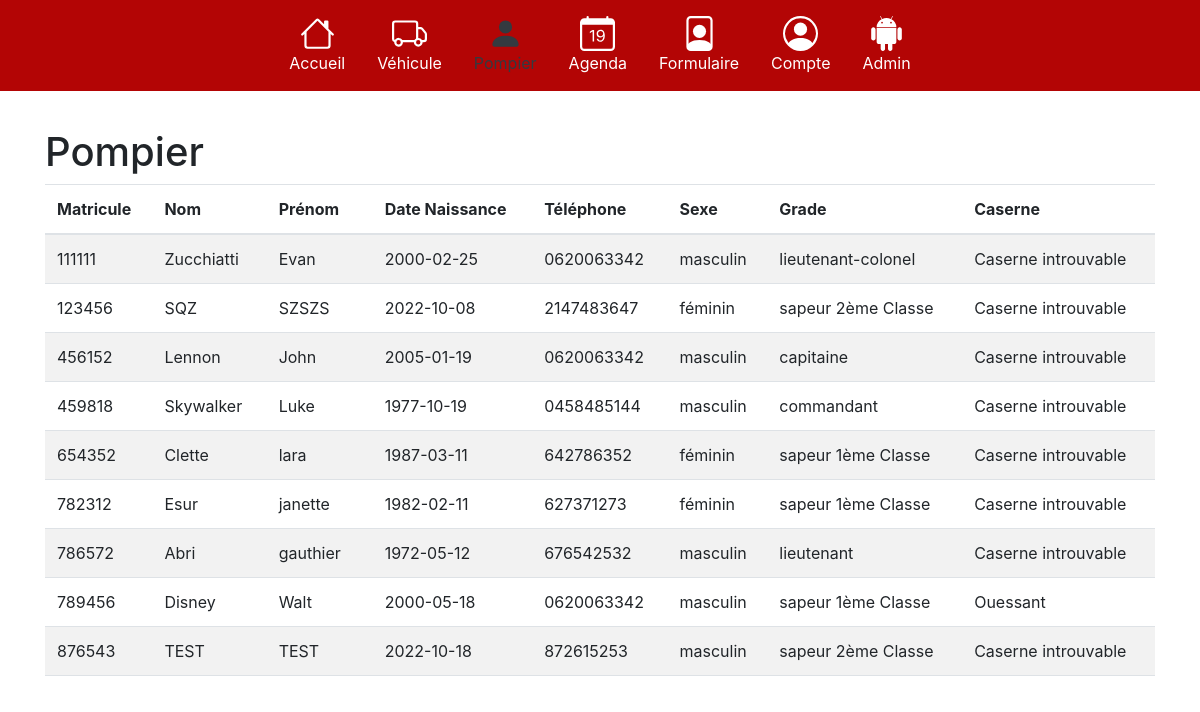
Page /pages/pompier.php (signed in) on the committed database.
### tables this page shows
CREATE TABLE `pompier` (
  `Matricule` int(11) NOT NULL,
  `Nom` varchar(255) DEFAULT NULL,
  `Prénom` varchar(255) DEFAULT NULL,
  `DateNaiss` date DEFAULT NULL,
  `Tel` varchar(20) DEFAULT NULL,
  `Sexe` varchar(10) DEFAULT NULL,
  `id` int(11) DEFAULT NULL,
  PRIMARY KEY (`Matricule`),
  KEY `id` (`id`),
  CONSTRAINT `pompier_ibfk_1` FOREIGN KEY (`id`) REFERENCES `grade` (`id`)
);

CREATE TABLE `grade` (
  `id` int(11) NOT NULL,
  `libellé` varchar(255) DEFAULT NULL,
  PRIMARY KEY (`id`)
);

CREATE TABLE `caserne` (
  `id` int(11) NOT NULL,
  `Nom` varchar(255) DEFAULT NULL,
  PRIMARY KEY (`id`)
);

### classes/PompierManager.class.php (called while the page is built, shortened)
<?php
class PompierManager
{
    private $_db;
    public function getPompier(){
        $requete = $this->_db->prepare("SELECT * FROM pompier");
        $requete->execute();
        $PompierInfo = $requete->fetchAll(PDO::FETCH_ASSOC);
        return $PompierInfo;
    }
    public function setDB(PDO $db)
    {
        $this->_db = $db;
    }
}
?>

### classes/GradeManager.class.php (called while the page is built, shortened)
<?php
class GradeManager
{
    private $_db;
    public function getGradeId($id)
    {
        $q = $this->_db->prepare('SELECT libellé FROM grade WHERE id = :id');
        $q->bindValue(':id', $id, PDO::PARAM_INT);
        $q->execute();
        $resultat = $q->fetch(PDO::FETCH_ASSOC);
        if ($resultat) {
            return $resultat['libellé'];
        } else {
            return "Grade introuvable";
        }
    }
    public function setDB(PDO $db)
    {
        $this->_db = $db;
    }
}
?>

### classes/AffectationManager.class.php (called while the page is built, shortened)
<?php
class AffectationManager
{
    private $_db;
    public function getAffectationRecente($Matricule)
    {
        $q = $this->_db->prepare('SELECT id FROM affectation WHERE Matricule = :matricule ORDER BY date DESC LIMIT 1');
        $q->bindValue(':matricule', $Matricule, PDO::PARAM_INT);
        $q->execute();
        $AffectationInfo = $q->fetchAll(PDO::FETCH_ASSOC);
        return $AffectationInfo;
    }
    public function setDB(PDO $db)
    {
        $this->_db = $db;
    }
}
?>

### classes/CaserneManager.class.php (called while the page is built, shortened)
<?php
class CaserneManager
{
    private $_db;
    public function getCaserneId($id)
    {
        $q = $this->_db->prepare('SELECT Nom FROM caserne WHERE id = :id');
        $q->bindValue(':id', $id, PDO::PARAM_INT);
        $q->execute();
        $resultat = $q->fetch(PDO::FETCH_ASSOC);
        if ($resultat) {
            return $resultat['Nom'];
        } else {
            return "Caserne introuvable";
        }
    }
    public function setDB(PDO $db)
    {
        $this->_db = $db;
    }
}
?>

### pages/pompier.php (the view, shortened to what this page needs)
<?php
include("../include/entete.inc.php");
?>
<?php
if (isset($_SESSION['login']) && $_SESSION['login'] == true ) {
    ?>
    <div class="container mt-5">
        <h1>Pompier</h1>
        <div class="table-responsive scrollable-table">
            <table class="table table-striped ">
                <thead>
                    <tr>
                        <th>Matricule</th>
                        <th>Nom</th>
                        <th>Prénom</th>
                        <th>Date Naissance</th>
                        <th>Téléphone</th>
                        <th>Sexe</th>
                        <th>Grade</th>
                        <th>Caserne</th>
                    </tr>
                </thead>
                <tbody id="pompierTableau">
                    <?php
                    $tableauPompier=$pompierManager->getPompier();
                    foreach ($tableauPompier as $pompier) {
                        echo "<tr>";
                        echo "<td>" . $pompier['Matricule'] . "</td>";
                        echo "<td>" . $pompier['Nom'] . "</td>";
                        echo "<td>" . $pompier['Prénom'] . "</td>";
                        echo "<td>" . $pompier['DateNaiss'] . "</td>";
                        echo "<td>" . $pompier['Tel'] . "</td>";
                        echo "<td>" . $pompier['Sexe'] . "</td>";
                        echo "<td>" . $gradeManager->getGradeId($pompier['id']) . "</td>";
                        echo "<td>" . $caserneManager->getCaserneId($affactationManager->getAffectationRecente($pompier['Matricule'])) . "</td>";
                        echo "</tr>";
                    }
                    ?>
                </tbody>
            </table>
        </div>
    </div>
    <?php
} else {
    header('Location: ../pages/accueil.php');
}
?>
<?php
      include ("../include/piedDePage.inc.php");
?>

### include/entete.inc.php (shortened to what this page needs)
<?php
  require_once ('connection.inc.php');
  $gradeManager = new GradeManager($db);
  $caserneManager = new CaserneManager($db);
  $pompierManager = new PompierManager($db);
  $affactationManager = new AffectationManager($db);
?>
<!DOCTYPE html>
<html>
<head>
	<link href="../bootstrap/css/bootstrap.css" rel="stylesheet">
  <link href="../bootstrap/css/style.css" rel="stylesheet">
</head>
<body>
  <header>
    <?php include ("menu.inc.php"); ?>
  </header>

### include/menu.inc.php (shortened to what this page needs)
<nav class="navbar navbar-expand-md navbar-dark fixed-top ">
    <?php $nomFichier=basename($_SERVER['SCRIPT_NAME']) ?>
    <div class="collapse navbar-collapse justify-content-center" id="navbarCollapse">
        <ul class="navbar-nav ">
            <li class="nav-item text-center  ">
                    <a class="nav-link <?php if ($nomFichier==="accueil.php") { echo 'text-dark'; } else {echo 'text-white';}?>" data-toggle="" href="../pages/accueil.php">
                        <div>Accueil</div>
                    </a>
                </li>
            <?php if (isset($_SESSION['login']) && $_SESSION['login'] == true): ?>
                <li class="nav-item text-center ml-3">
                    <a class="nav-link <?php if ($nomFichier==="lesVehicules.php" || $nomFichier === "vehicule.php" || $nomFichier === "ajout_Vehicule.php" || $nomFichier === "modification_Engin.php" || $nomFichier === "suppression_Engin.php" || $nomFichier === "gestionVehicule.php" || $nomFichier === "ajoutVehiculeCaserne.php" || $nomFichier === "suppressionVehiculeCaserne.php") { echo 'text-dark'; } else {echo 'text-white';}?>" data-toggle="" href="../pages/lesVehicules.php">
                        <div>Véhicule</div>
                    </a>
                </li>
                <li class="nav-item text-center ml-3">
                    <a class="nav-link <?php if ($nomFichier==="pompier.php") { echo 'text-dark'; } else {echo 'text-white';}?>" href="../pages/pompier.php">
                        <svg xmlns="http://www.w3.org/2000/svg" width="35" height="35" fill="currentColor" class="bi bi-person-fill" viewBox="0 0 16 16">
                            <path d="M3 14s-1 0-1-1 1-4 6-4 6 3 6 4-1 1-1 1zm5-6a3 3 0 1 0 0-6 3 3 0 0 0 0 6"/>
                        </svg>
                        <div>Pompier</div>
                    </a>
                </li>
                <li class="nav-item text-center ml-3">
                    <a class="nav-link <?php if ($nomFichier==="agenda.php") { echo 'text-dark'; } else {echo 'text-white';}?>" href="#">
                        <div>Agenda</div>
                    </a>
                </li>
                <li class="nav-item text-center ml-3">
                    <a class="nav-link <?php if ($nomFichier==="formulaire.php") { echo 'text-dark'; } else {echo 'text-white';}?>" data-toggle="" href="../pages/formulaire.php">
                        <div>Formulaire</div>
                    </a>
                </li>
                <li class="nav-item dropdown text-center ml-3 ">
                    <a class="nav-link text-white" data-toggle="dropdown">
                        <div>Compte</div>
                    </a>
                </li>
            <?php endif; ?>
            <?php if (isset($_SESSION['login'], $_SESSION['TypeUtilisateur']) && $_SESSION['login'] === true && $_SESSION['TypeUtilisateur'] === "admin"): ?>
                <li class="nav-item text-center ml-3">
                    <a class="nav-link  <?php if ($nomFichier==="admin.php") { echo 'text-dark'; } else {echo 'text-white';}?> " href="../pages/admin.php">
                        <div>Admin</div>
                    </a>
                </li>
            <?php endif; ?>
        </ul>
    </div>
</nav>

### include/piedDePage.inc.php (shortened to what this page needs)
</body>
</html>

### rows in the picture
pompier: Matricule "111111", Nom "Zucchiatti", Prénom "Evan", DateNaiss "2000-02-25", Tel "0620063342", Sexe "masculin", id.libellé "lieutenant-colonel", AffectationRecente "Caserne introuvable"
pompier: Matricule "123456", Nom "SQZ", Prénom "SZSZS", DateNaiss "2022-10-08", Tel "2147483647", Sexe "féminin", id.libellé "sapeur 2ème Classe", AffectationRecente "Caserne introuvable"
pompier: Matricule "456152", Nom "Lennon", Prénom "John", DateNaiss "2005-01-19", Tel "0620063342", Sexe "masculin", id.libellé "capitaine", AffectationRecente "Caserne introuvable"
pompier: Matricule "459818", Nom "Skywalker", Prénom "Luke", DateNaiss "1977-10-19", Tel "0458485144", Sexe "masculin", id.libellé "commandant", AffectationRecente "Caserne introuvable"
pompier: Matricule "654352", Nom "Clette", Prénom "lara", DateNaiss "1987-03-11", Tel "642786352", Sexe "féminin", id.libellé "sapeur 1ème Classe", AffectationRecente "Caserne introuvable"
pompier: Matricule "782312", Nom "Esur", Prénom "janette", DateNaiss "1982-02-11", Tel "627371273", Sexe "féminin", id.libellé "sapeur 1ème Classe", AffectationRecente "Caserne introuvable"
pompier: Matricule "786572", Nom "Abri", Prénom "gauthier", DateNaiss "1972-05-12", Tel "676542532", Sexe "masculin", id.libellé "lieutenant", AffectationRecente "Caserne introuvable"
pompier: Matricule "789456", Nom "Disney", Prénom "Walt", DateNaiss "2000-05-18", Tel "0620063342", Sexe "masculin", id.libellé "sapeur 1ème Classe", Matricule.Nom "Ouessant"
pompier: Matricule "876543", Nom "TEST", Prénom "TEST", DateNaiss "2022-10-18", Tel "872615253", Sexe "masculin", id.libellé "sapeur 2ème Classe", AffectationRecente "Caserne introuvable"
